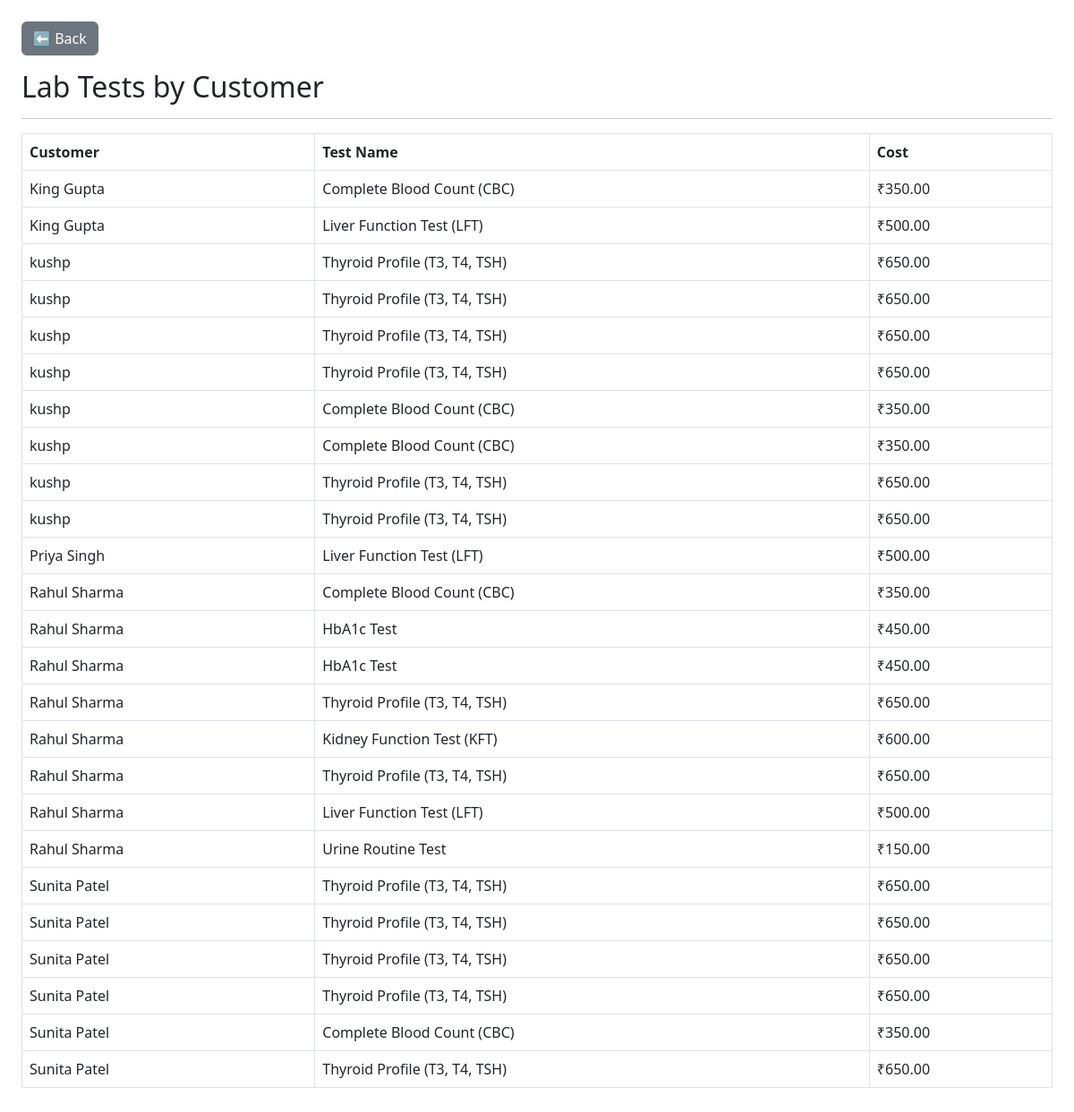
Page /admin/admin_lab_tests_by_customer.php (signed in) on the committed database.
### tables this page shows
CREATE TABLE `USERS` (
  `UID` int(11) NOT NULL,
  `name` varchar(50) DEFAULT NULL,
  `gender` varchar(10) DEFAULT NULL,
  `phone` varchar(10) DEFAULT NULL,
  `email` varchar(50) DEFAULT NULL,
  `password` varchar(100) DEFAULT NULL,
  `role` varchar(20) DEFAULT NULL,
  `address` varchar(150) DEFAULT NULL,
  `status` enum('active','inactive') DEFAULT 'active'
);

CREATE TABLE `LAB_TEST` (
  `test_id` int(11) NOT NULL,
  `test_name` varchar(100) NOT NULL,
  `test_type` varchar(50) DEFAULT NULL,
  `test_cost` decimal(10,2) DEFAULT NULL,
  `description` text DEFAULT NULL
);

### admin/admin_lab_tests_by_customer.php (the view, shortened to what this page needs)
<?php
$query = "
SELECT u.name AS customer_name, lt.test_name, lt.test_cost
FROM lab_report lr
JOIN lab_test lt ON lr.test_id = lt.test_id
JOIN users u ON lr.customer_id = u.UID
ORDER BY u.name ASC
";
$result = mysqli_query($conn, $query);
?>
<!DOCTYPE html>
<html>
<head>
<link rel="stylesheet" href="https://cdn.jsdelivr.net/npm/bootstrap@5.3.0/dist/css/bootstrap.min.css">
</head>
<body class="p-4">
<a href="admin_dashboard.php" class="btn btn-secondary mb-3">⬅ Back</a>
<h2>Lab Tests by Customer</h2>
<hr>
<table class="table table-bordered">
    <tr>
        <th>Customer</th>
        <th>Test Name</th>
        <th>Cost</th>
    </tr>
<?php while($row = mysqli_fetch_assoc($result)){ ?>
    <tr>
        <td><?= $row['customer_name'] ?></td>
        <td><?= $row['test_name'] ?></td>
        <td>₹<?= number_format($row['test_cost'],2) ?></td>
    </tr>
<?php } ?>
</table>
</body>
</html>

### rows in the picture
users: name "King Gupta", lab_test.test_name "Complete Blood Count (CBC)", lab_test.test_cost "350.00", lab_test.test_name "Liver Function Test (LFT)", lab_test.test_cost "500.00"
users: name "kushp", lab_test.test_name "Thyroid Profile (T3, T4, TSH)", lab_test.test_cost "650.00", lab_test.test_name "Complete Blood Count (CBC)", lab_test.test_cost "350.00"
users: name "Priya Singh", lab_test.test_name "Liver Function Test (LFT)", lab_test.test_cost "500.00"
users: name "Rahul Sharma", lab_test.test_name "Complete Blood Count (CBC)", lab_test.test_cost "350.00", lab_test.test_name "HbA1c Test", lab_test.test_cost "450.00", lab_test.test_name "Thyroid Profile (T3, T4, TSH)", lab_test.test_cost "650.00", lab_test.test_name "Kidney Function Test (KFT)", lab_test.test_cost "600.00", lab_test.test_name "Liver Function Test (LFT)", lab_test.test_cost "500.00", lab_test.test_name "Urine Routine Test", lab_test.test_cost "150.00"
users: name "Sunita Patel", lab_test.test_name "Thyroid Profile (T3, T4, TSH)", lab_test.test_cost "650.00", lab_test.test_name "Complete Blood Count (CBC)", lab_test.test_cost "350.00"
